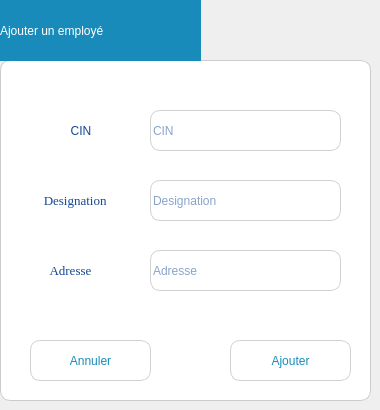
      <widget class="QWidget" name="page_4">
       <widget class="QGroupBox" name="groupBox_2">
        <property name="geometry">
         <rect>
          <x>0</x>
          <y>60</y>
          <width>371</width>
          <height>341</height>
         </rect>
        </property>
        <property name="font">
         <font>
          <family>Times New Roman</family>
          <pointsize>10</pointsize>
          <weight>9</weight>
          <italic>false</italic>
          <bold>false</bold>
         </font>
        </property>
        <property name="styleSheet">
         <string notr="true">
/****************Buttons**********************/
QPushButton{
	color: rgb(25, 139, 186);
	border-radius:10px;
	background-color: rgb(255, 255, 255);
	 border-width: 2px;
	font: 75 10pt &quot;Times New Roman&quot;;
	border:1px solid rgb(209, 209, 209);
}


QPushButton:hover {
	border:1px solid rgb(25, 139, 186);
}

QPushButton:pressed {
	color: rgb(255, 255, 255);
	background-color: rgb(20, 175, 218);

}

QPushButton:checked{
    border-color: #6A6969;
	background-color: rgb(20, 175, 218);
}
/****************Frame********************/
QFrame{
	background-color: white ;
    border-radius: 10px;
    border: 1px solid #ccc;
	font: 75 10pt &quot;Times New Roman&quot;;

}

/****************QDialog********************/
QDialog{
	background-color: rgb(25, 139, 186);
}


/****************QLabel********************/
QLabel{
    border: 1px solid transparent ;
	color: rgb(20, 72, 149);
}
/****************QLineEdit********************/
QLineEdit{
	border-radius:10px;
	border:1px solid  #D1D1D1;
color: rgb(20, 72, 149);

}
/****************QGroupBox********************/
QGroupBox{
background-color: white ;
    border-radius: 10px;
    border: 1px solid #ccc;
	font: 75 10pt &quot;Times New Roman&quot;;
}
/*****************QStackedWidget*******************/
QWidget{

}
/*****************Progress bar*******************/
QProgressBar:horizontal {

    border-radius: 6px;
    border: 1px solid #3A3939;
    text-align: center;
    padding: 1px;
	background-color: rgb(209, 209, 209);
}

QProgressBar::chunk:horizontal {
    border-radius: 6px;
	background-color: rgb(142, 191, 46);
}






</string>
        </property>
        <property name="title">
         <string/>
        </property>
        <widget class="QPushButton" name="modif_3">
         <property name="geometry">
          <rect>
           <x>230</x>
           <y>280</y>
           <width>121</width>
           <height>41</height>
          </rect>
         </property>
         <property name="styleSheet">
          <string notr="true"/>
         </property>
         <property name="text">
          <string>Ajouter</string>
         </property>
         <property name="icon">
          <iconset resource="Images.qrc">
           <normaloff>:/new/prefix1/ajouter.png</normaloff>:/new/prefix1/ajouter.png</iconset>
         </property>
        </widget>
        <widget class="QLineEdit" name="desi">
         <property name="geometry">
          <rect>
           <x>150</x>
           <y>120</y>
           <width>191</width>
           <height>41</height>
          </rect>
         </property>
         <property name="styleSheet">
          <string notr="true"/>
         </property>
         <property name="readOnly">
          <bool>false</bool>
         </property>
         <property name="placeholderText">
          <string>Designation</string>
         </property>
        </widget>
        <widget class="QLineEdit" name="adresse">
         <property name="geometry">
          <rect>
           <x>150</x>
           <y>190</y>
           <width>191</width>
           <height>41</height>
          </rect>
         </property>
         <property name="styleSheet">
          <string notr="true"/>
         </property>
         <property name="readOnly">
          <bool>false</bool>
         </property>
         <property name="placeholderText">
          <string>Adresse</string>
         </property>
        </widget>
        <widget class="QLabel" name="label_11">
         <property name="geometry">
          <rect>
           <x>30</x>
           <y>190</y>
           <width>101</width>
           <height>41</height>
          </rect>
         </property>
         <property name="font">
          <font>
           <family>Times New Roman</family>
           <pointsize>10</pointsize>
           <weight>9</weight>
           <italic>false</italic>
           <bold>false</bold>
          </font>
         </property>
         <property name="styleSheet">
          <string notr="true"/>
         </property>
         <property name="text">
          <string>     Adresse</string>
         </property>
        </widget>
        <widget class="QLabel" name="label_12">
         <property name="geometry">
          <rect>
           <x>30</x>
           <y>120</y>
           <width>101</width>
           <height>41</height>
          </rect>
         </property>
         <property name="font">
          <font>
           <family>Times New Roman</family>
           <pointsize>10</pointsize>
           <weight>9</weight>
           <italic>false</italic>
           <bold>false</bold>
          </font>
         </property>
         <property name="styleSheet">
          <string notr="true"/>
         </property>
         <property name="text">
          <string>   Designation</string>
         </property>
        </widget>
        <widget class="QPushButton" name="modif_4">
         <property name="geometry">
          <rect>
           <x>30</x>
           <y>280</y>
           <width>121</width>
           <height>41</height>
          </rect>
         </property>
         <property name="styleSheet">
          <string notr="true"/>
         </property>
         <property name="text">
          <string>Annuler</string>
         </property>
         <property name="icon">
          <iconset resource="Images.qrc">
           <normaloff>:/new/prefix1/cross-small.png</normaloff>:/new/prefix1/cross-small.png</iconset>
         </property>
        </widget>
        <widget class="QLineEdit" name="cin">
         <property name="geometry">
          <rect>
           <x>150</x>
           <y>50</y>
           <width>191</width>
           <height>41</height>
          </rect>
         </property>
         <property name="styleSheet">
          <string notr="true"/>
         </property>
         <property name="placeholderText">
          <string>CIN</string>
         </property>
        </widget>
        <widget class="QLabel" name="label_10">
         <property name="geometry">
          <rect>
           <x>40</x>
           <y>50</y>
           <width>101</width>
           <height>41</height>
          </rect>
         </property>
         <property name="styleSheet">
          <string notr="true"/>
         </property>
         <property name="text">
          <string>        CIN  </string>
         </property>
        </widget>
       </widget>
       <widget class="QLabel" name="label_13">
        <property name="geometry">
         <rect>
          <x>0</x>
          <y>0</y>
          <width>201</width>
          <height>61</height>
         </rect>
        </property>
        <property name="toolTip">
         <string/>
        </property>
        <property name="styleSheet">
         <string notr="true">background-color: rgb(25, 139, 186);
color: rgb(255, 255, 255);
font: 75 12pt &quot;Times New Roman&quot;;</string>
        </property>
        <property name="text">
         <string>Ajouter un employé</string>
        </property>
       </widget>
      </widget>
